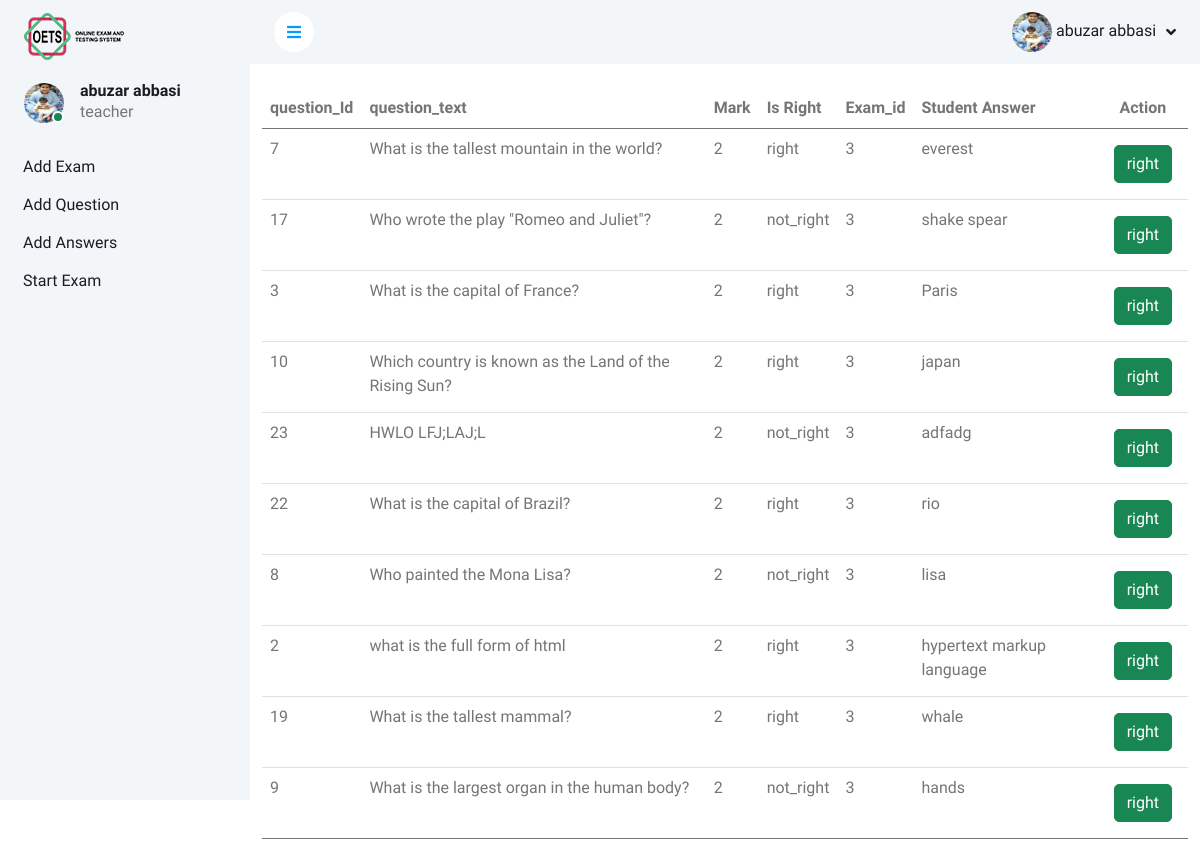
The app's page /Teacher/show_long_answers.php (signed in) with its own data.
### tables this page shows
CREATE TABLE `users` (
  `user_id` int(11) NOT NULL,
  `name` varchar(255) DEFAULT NULL,
  `email` varchar(255) NOT NULL,
  `username` varchar(50) NOT NULL,
  `password` varchar(255) NOT NULL,
  `is_cheated` enum('yes','no') NOT NULL DEFAULT 'no',
  `is_completed` enum('completed','not_completed') DEFAULT 'not_completed',
  `role_id` int(11) DEFAULT 1,
  `user_photo` blob DEFAULT NULL,
  `exam_id` int(11) NOT NULL,
  `status` enum('active','inactive') NOT NULL DEFAULT 'inactive'
);

CREATE TABLE `roles` (
  `role_id` int(11) NOT NULL,
  `role_name` varchar(50) NOT NULL
);

CREATE TABLE `questions` (
  `question_id` int(11) NOT NULL,
  `exam_id` int(11) DEFAULT NULL,
  `question_text` text DEFAULT NULL,
  `is_right` enum('right','not_right') NOT NULL DEFAULT 'not_right',
  `question_mark` int(11) NOT NULL,
  `is_completed` enum('completed','not_completed') DEFAULT 'not_completed',
  `question_type` enum('long_answer') NOT NULL DEFAULT 'long_answer'
);

CREATE TABLE `exams` (
  `exam_id` int(11) NOT NULL,
  `exam_type` enum('class_test','entry_test','internal_exam','external_exam') NOT NULL,
  `exam_duration_minutes` int(11) DEFAULT NULL,
  `start_datetime` date NOT NULL DEFAULT curdate(),
  `exam_status` enum('active','inactive') DEFAULT 'inactive',
  `semester_id` int(11) NOT NULL,
  `subject_id` int(11) NOT NULL,
  `teacher_id` int(11) NOT NULL
);

### Teacher/show_long_answers.php (the view, shortened to what this page needs)
<?php
include "../db/dbConnection.php";
if ($_SESSION['role_id'] == 1) {
    header("location:../Student/student.php");
} elseif ($_SESSION['role_id'] == 4) {
    header("location:../Admin/admin.php");
} elseif ($_SESSION['role_id'] == 3) {
?>
    <!DOCTYPE html>
    <html lang="en">
    <head>
        <link href="https://cdnjs.cloudflare.com/ajax/libs/font-awesome/5.10.0/css/all.min.css" rel="stylesheet">
        <link href="https://cdn.jsdelivr.net/npm/bootstrap-icons@1.4.1/font/bootstrap-icons.css" rel="stylesheet">
        <link href="../lib/owlcarousel/assets/owl.carousel.min.css" rel="stylesheet">
        <link href="../lib/tempusdominus/css/tempusdominus-bootstrap-4.min.css" rel="stylesheet" />
        <link href="../css/bootstrap.min.css" rel="stylesheet">
        <link href="../css/style.css" rel="stylesheet">
    </head>
    <body>
        <div class="container-xxl position-relative bg-white d-flex p-0">
            <?php
            include "../includes/sidebar.php";
            ?>
            <div class="content">
                <?php
                include "../includes/navbar.php";
                ?>
                <div class="container-fluid pt-4 px-4">
                    <div class="row g-4">
                <?php
                $getExam_id = "SELECT exams.exam_id FROM fill_in_the_blanks INNER JOIN exams ON fill_in_the_blanks.exam_id = exams.exam_id";
                $exam_id_query = mysqli_query($conn, $getExam_id);
                $get_exam_id_as = mysqli_fetch_array($exam_id_query);
                $GET_ID_OF_EXAM =  $get_exam_id_as['exam_id'];
                $sql = "SELECT DISTINCT questions.*,exams.exam_id ,answers.answer_text,answers.question_type
                FROM questions
                INNER JOIN answers ON answers.question_id = questions.question_id
                INNER JOIN exams ON exams.exam_id = questions.exam_id
                AND exams.exam_id = '$GET_ID_OF_EXAM'
                AND answers.question_type = 'long_answer'
                ";
                $query = mysqli_query($conn,$sql);
                ?>
<table class="table">
                            <thead>
                                <tr>
                                    <th scope="col">question_Id</th>
                                    <th scope="col">question_text</th>
                                    <th scope="col">Mark</th>
                                    <th scope="col">Is Right</th>
                                    <th scope="col">Exam_id</th>
                                    <th scope="col">Student Answer</th>
                                    <th scope="col" class="text-center">Action</th>
                                </tr>
                            </thead>
                            <tbody>
                            <?php
                while($row = mysqli_fetch_array($query)){
                   ?>
                                <tr>
                                        <td><?php echo $row['question_id']; ?></td>
                                        <td><?php echo $row['question_text']; ?></td>
                                        <td><?php echo $row['question_mark']; ?></td>
                                        <td><?php echo $row['is_right']; ?></td>
                                        <td><?php echo $row['exam_id']; ?></td>
                                        <td><?php echo $row['answer_text'];?></td>
                                        <td>
                                            <a href="./update_long_answer.php?id=<?php echo $row['question_id']; ?>"><button class="btn btn-success m-2">right</button></a>
                                        </td>
                                        </tr>
                                        <?php
                }
                ?>
                            </tbody>
                    </div>
                </div>
            </div>
        </div>
    </body>
    </html>
<?php
} else {
    header("location:../index.php");
}
?>

### includes/sidebar.php (shortened to what this page needs)
<?php
if (isset($_SESSION['user_id']) && isset($_SESSION['role_id'])) {
    $user_id = $_SESSION['user_id'];
    $sql = "SELECT name, user_photo, role_name FROM users JOIN roles ON users.role_id = roles.role_id WHERE user_id = '$user_id'";
    $result = $conn->query($sql);
    if ($result->num_rows == 1) {
        $row = $result->fetch_assoc();
        $user_name = $row['name'];
        $user_photo = $row['user_photo'];
        $user_role = $row['role_name'];
    }
} else {
    header("Location: index.php");
    exit();
}
?>
<div class="sidebar pe-4 pb-3">
    <nav class="navbar bg-light navbar-light">
        <a href="admin_dashboard.php" class="navbar-brand mx-4 mb-3">
            <img src="../img/logo.png" class="w-100" alt="logo">
        </a>
        <div class="d-flex align-items-center ms-4 mb-4">
            <div class="position-relative">
                <?php if (!empty($user_photo)) { ?>
                    <img class="rounded-circle" src=".<?php echo $user_photo; ?>" alt="User Photo" style="width: 40px; height: 40px;">
                <?php }  ?>
                <div class="bg-success rounded-circle border border-2 border-white position-absolute end-0 bottom-0 p-1"></div>
            </div>
            <div class="ms-3">
                <h6 class="mb-0"><?php echo $user_name; ?></h6>
                <span><?php echo $user_role; ?></span>
            </div>
        </div>
        <div class="navbar-nav w-100">
            <?php
            if ($_SESSION['role_id'] == 4) {
            ?>
                <a href="../Admin/admin.php" class="nav-item nav-link">Admin Dashboard</a>
                <a href="../Admin/add_teacher.php" class="nav-item nav-link">Add Teacher</a>
                <a href="../Admin/add-semester.php" class="nav-item nav-link">Add Semester</a>
                <a href="../Admin/add_subjects.php" class="nav-item nav-link">Add Subject</a>
            <?php
            } else if ($_SESSION['role_id'] == 3) {
            ?>
                <a href="../Teacher/add_exam.php" class="nav-item nav-link">Add Exam</a>
                <a href="../Teacher/add_question.php" class="nav-item nav-link">Add Question</a>
                <a href="../Teacher/add_answer.php" class="nav-item nav-link">Add Answers</a>
                <a href="../Teacher/start_exam.php" class="nav-item nav-link">Start Exam</a>
            <?php
            } else if ($_SESSION['role_id'] == 1) {
            ?>
                <?php
                $getExamCheck = "SELECT exams.*,
                TIMESTAMPDIFF(DAY, CURDATE(), exams.start_datetime) AS days_until_start
            FROM exams
            INNER JOIN (
                SELECT exam_id
                FROM true_false_question
                WHERE is_completed = 'not_completed'
                UNION
                SELECT exam_id
                FROM multiple_choice_questions
                WHERE is_completed = 'not_completed'
                UNION
                SELECT exam_id
                FROM questions
                WHERE is_completed = 'not_completed'
                UNION
                SELECT exam_id
                FROM fill_in_the_blanks
                WHERE is_completed = 'not_completed'
            ) AS incomplete_exams
            ON exams.exam_id = incomplete_exams.exam_id
            WHERE exams.exam_status = 'active'
                AND DATE(exams.start_datetime) = CURDATE();
";
                $isCheated  = "SELECT * FROM users WHERE users.is_cheated = 'no' AND users.is_completed = 'not_completed' AND users.role_id = 1";
                $setuser = mysqli_query($conn, $isCheated);
                $set = mysqli_query($conn, $getExamCheck);
                $row = mysqli_fetch_array($set);
                if (mysqli_num_rows($set) && mysqli_num_rows($setuser) > 0) {
                ?>
                    <a href="../Student/give_exam.php" class="nav-item nav-link">Give Exam</a>
                <?php
                } else {
                ?>
                    <a href="" class="nav-item nav-link disabled">Exam Will Be Soon</a>
                <?php
                }
                ?>
                <?php
                $getUser_id = $_SESSION['user_id'];
                $sql ="
                SELECT users.*
                FROM users
                WHERE users.user_id = 4
                AND (
                    (SELECT COUNT(*) FROM true_false_question WHERE true_false_question.is_completed = 'completed' AND user_id = 4) > 0
                    AND
                    (SELECT COUNT(*) FROM multiple_choice_questions WHERE multiple_choice_questions.is_completed = 'completed' AND user_id = 4) > 0
                    AND
                    (SELECT COUNT(*) FROM fill_in_the_blanks WHERE fill_in_the_blanks.is_completed = 'completed' AND user_id = 4) > 0
                    AND
                    (SELECT COUNT(*) FROM questions WHERE questions.is_completed = 'completed' AND user_id = 4 AND questions.is_right = 'right') > 0
                );
                ";
                $settt = mysqli_query($conn, $sql);
                if (mysqli_num_rows($settt) > 0) {
                ?>
                    <a href="../Student/result.php" class="nav-item nav-link">Get Result</a>
                <?php
                } else {
                ?>
                    <a href="" class="nav-item nav-link disabled">Complete Exams To Get Result</a>
            <?php
                }
            }
            ?>
        </div>
    </nav>
</div>

### includes/navbar.php (shortened to what this page needs)
<?php
if(isset($_SESSION['user_id']) && isset($_SESSION['role_id'])) {
    include_once "head.php";
    $user_id = $_SESSION['user_id'];
    $sql = "SELECT name, user_photo, role_name FROM users JOIN roles ON users.role_id = roles.role_id WHERE user_id = '$user_id'";
    $result = $conn->query($sql);
    if ($result->num_rows == 1) {
        $row = $result->fetch_assoc();
        $user_name = $row['name'];
        $user_photo = $row['user_photo'];
    }
} else {
    header("Location: index.php");
    exit();
}
?>
<nav class="navbar navbar-expand bg-light navbar-light sticky-top px-4 py-0">
                <a href="#" class="sidebar-toggler flex-shrink-0">
                    <i class="fa fa-bars"></i>
                </a>
                <div class="navbar-nav align-items-center ms-auto">
                    <div class="nav-item dropdown">
                        <a href="#" class="nav-link dropdown-toggle" data-bs-toggle="dropdown">
                        <?php if (!empty($user_photo)) { ?>
                    <img class="rounded-circle" src=".<?php echo $user_photo; ?>" alt="User Photo" style="width: 40px; height: 40px;">
                <?php } ?>
                            <span class="d-none d-lg-inline-flex"><?php echo $user_name; ?></span>
                        </a>
                    </div>
                </div>
            </nav>

### includes/head.php (shortened to what this page needs)
<!DOCTYPE html>
<html lang="en">
<head>
    <link href="https://cdnjs.cloudflare.com/ajax/libs/font-awesome/5.10.0/css/all.min.css" rel="stylesheet">
    <link href="https://cdn.jsdelivr.net/npm/bootstrap-icons@1.4.1/font/bootstrap-icons.css" rel="stylesheet">
    <link href="./lib/owlcarousel/assets/owl.carousel.min.css" rel="stylesheet">
    <link href="./lib/tempusdominus/css/tempusdominus-bootstrap-4.min.css" rel="stylesheet" />
    <link href="./css/bootstrap.min.css" rel="stylesheet">
    <link href="./css/style.css" rel="stylesheet">
</head>
<body>
</body>
</html>

### css/style.css (style rules this page uses)
:root { --primary: #009CFF; --light: #F3F6F9; --dark: #191C24; }
.btn { transition: .5s; }
.sidebar { position: fixed; top: 0; left: 0; bottom: 0; width: 250px; height: 100vh; overflow-y: auto; background: var(--light); transition: 0.5s; z-index: 999; }
.content { margin-left: 250px; min-height: 100vh; background: #FFFFFF; transition: 0.5s; }
@media (min-width: 992px) { .sidebar { margin-left: 0; } }
@media (min-width: 992px) { .content { width: calc(100% - 250px); } }
.sidebar .navbar .navbar-nav .nav-link { padding: 7px 20px; color: var(--dark); font-weight: 500; border-left: 3px solid var(--light); border-radius: 0 30px 30px 0; outline: none; }
.content .navbar .navbar-nav .nav-link { margin-left: 25px; padding: 12px 0; color: var(--dark); outline: none; }
.content .navbar .sidebar-toggler, .content .navbar .navbar-nav .nav-link i { width: 40px; height: 40px; display: inline-flex; align-items: center; justify-content: center; background: #FFFFFF; border-radius: 40px; }
.content .navbar .dropdown-toggle::after { margin-left: 6px; vertical-align: middle; border: none; content: "\f107"; font-family: "Font Awesome 5 Free"; font-weight: 900; transition: .5s; }

### records on screen
users: user_photo (picture), name "abuzar abbasi", role.role_name "teacher"
questions: question_id "7", question_text "What is the tallest mountain in the world?", question_mark "2", is_right "right", exam.exam_id "3", answer_text "everest"
questions: question_id "17", question_text "Who wrote the play \"Romeo and Juliet\"?", question_mark "2", is_right "not_right", exam.exam_id "3", answer_text "shake spear"
questions: question_id "3", question_text "What is the capital of France?", question_mark "2", is_right "right", exam.exam_id "3", answer_text "Paris"
questions: question_id "10", question_text "Which country is known as the Land of the Rising Sun?", question_mark "2", is_right "right", exam.exam_id "3", answer_text "japan"
questions: question_id "23", question_text "HWLO LFJ;LAJ;L", question_mark "2", is_right "not_right", exam.exam_id "3", answer_text "adfadg"
questions: question_id "22", question_text "What is the capital of Brazil?", question_mark "2", is_right "right", exam.exam_id "3", answer_text "rio"
questions: question_id "8", question_text "Who painted the Mona Lisa?", question_mark "2", is_right "not_right", exam.exam_id "3", answer_text "lisa"
questions: question_id "2", question_text "what is the full form of html", question_mark "2", is_right "right", exam.exam_id "3", answer_text "hypertext markup language"
questions: question_id "19", question_text "What is the tallest mammal?", question_mark "2", is_right "right", exam.exam_id "3", answer_text "whale"
questions: question_id "9", question_text "What is the largest organ in the human body?", question_mark "2", is_right "not_right", exam.exam_id "3", answer_text "hands"
